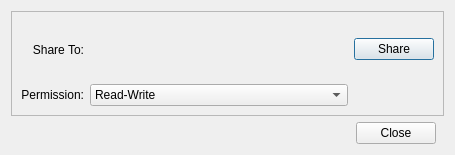
<?xml version="1.0" encoding="UTF-8"?>
<ui version="4.0">
 <class>PrivateShareDialog</class>
 <widget class="QDialog" name="PrivateShareDialog">
  <property name="geometry">
   <rect>
    <x>0</x>
    <y>0</y>
    <width>455</width>
    <height>155</height>
   </rect>
  </property>
  <property name="windowTitle">
   <string>Dialog</string>
  </property>
  <layout class="QVBoxLayout" name="verticalLayout">
   <item>
    <widget class="QFrame" name="mFrame">
     <property name="frameShape">
      <enum>QFrame::StyledPanel</enum>
     </property>
     <property name="frameShadow">
      <enum>QFrame::Raised</enum>
     </property>
     <layout class="QVBoxLayout" name="verticalLayout_2">
      <item>
       <layout class="QGridLayout" name="gridLayout">
        <item row="0" column="0">
         <widget class="QLabel" name="label">
          <property name="text">
           <string>Share To:</string>
          </property>
          <property name="alignment">
           <set>Qt::AlignRight|Qt::AlignTrailing|Qt::AlignVCenter</set>
          </property>
         </widget>
        </item>
        <item row="0" column="2">
         <widget class="QPushButton" name="mOkBtn">
          <property name="text">
           <string>Share</string>
          </property>
         </widget>
        </item>
        <item row="1" column="0">
         <widget class="QLabel" name="label_2">
          <property name="text">
           <string>Permission:</string>
          </property>
          <property name="alignment">
           <set>Qt::AlignRight|Qt::AlignTrailing|Qt::AlignVCenter</set>
          </property>
         </widget>
        </item>
        <item row="1" column="1">
         <widget class="QComboBox" name="mPermission">
          <property name="sizePolicy">
           <sizepolicy hsizetype="MinimumExpanding" vsizetype="Fixed">
            <horstretch>0</horstretch>
            <verstretch>0</verstretch>
           </sizepolicy>
          </property>
          <item>
           <property name="text">
            <string>Read-Write</string>
           </property>
          </item>
          <item>
           <property name="text">
            <string>Read-Only</string>
           </property>
          </item>
         </widget>
        </item>
        <item row="0" column="1">
         <widget class="QStackedWidget" name="mInputStack">
          <property name="currentIndex">
           <number>0</number>
          </property>
          <widget class="QWidget" name="page"/>
          <widget class="QWidget" name="page_2"/>
         </widget>
        </item>
       </layout>
      </item>
     </layout>
    </widget>
   </item>
   <item>
    <layout class="QHBoxLayout" name="horizontalLayout_2">
     <property name="spacing">
      <number>10</number>
     </property>
     <property name="leftMargin">
      <number>8</number>
     </property>
     <property name="rightMargin">
      <number>8</number>
     </property>
     <item>
      <widget class="QLabel" name="mStatusText">
       <property name="enabled">
        <bool>true</bool>
       </property>
       <property name="text">
        <string/>
       </property>
      </widget>
     </item>
     <item>
      <spacer name="horizontalSpacer">
       <property name="orientation">
        <enum>Qt::Horizontal</enum>
       </property>
       <property name="sizeHint" stdset="0">
        <size>
         <width>40</width>
         <height>20</height>
        </size>
       </property>
      </spacer>
     </item>
     <item>
      <widget class="QPushButton" name="mCancelBtn">
       <property name="text">
        <string>Close</string>
       </property>
      </widget>
     </item>
    </layout>
   </item>
  </layout>
 </widget>
 <resources/>
 <connections/>
</ui>
